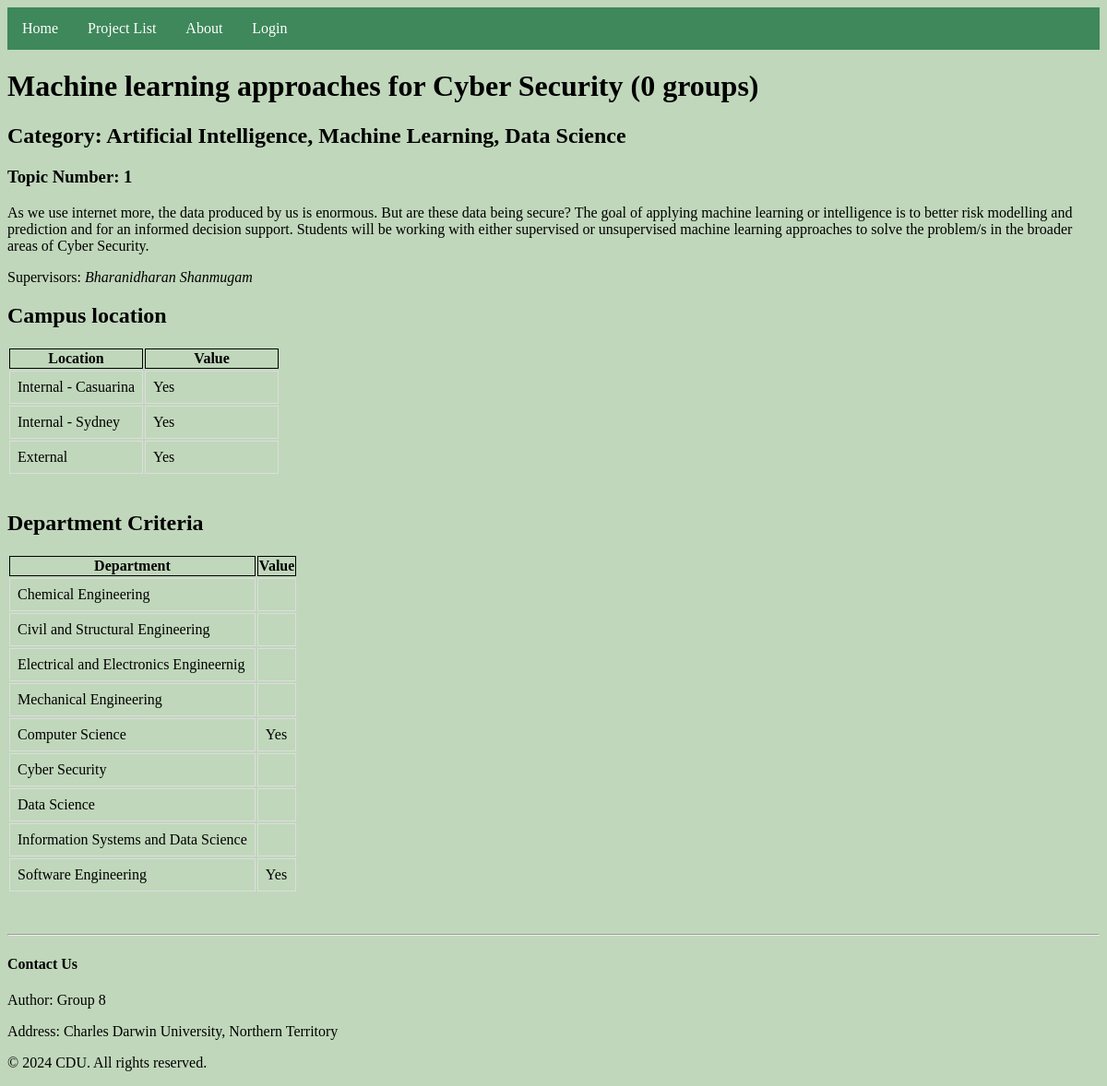
/projects/1, run on the app's committed database.
### g8_app/models.py (models this page shows, shortened)
class Project(models.Model):
    topic_number = models.IntegerField()
    title = models.CharField(max_length=200)
    description = models.TextField()
    bullet_points = models.TextField(blank=True)
    supervisors = models.ForeignKey(Supervisor, on_delete=models.CASCADE, related_name='projects', null=True, blank=True)
    category = models.ManyToManyField(Category, blank=True)
    locations = models.ManyToManyField(Location, blank=True)
    departments = models.ManyToManyField(Department, blank=True)
    group_count = models.PositiveIntegerField(default=0)

class Category(models.Model):
    name = models.CharField(max_length=100)

class Supervisor(models.Model):
    user = models.OneToOneField(CustomUser, on_delete=models.CASCADE, related_name='supervisor_profile')
    name = models.CharField(max_length=100)
    def __str__(self):
        return self.name

class Location(models.Model):
    name = models.CharField(max_length=100)

class Department(models.Model):
    name = models.CharField(max_length=100)

### g8_app/views.py (the view)
# urls.py: path('projects/<int:id>', views.projDetails, name='projDetails'),
def projDetails(request, id):
    project = get_object_or_404(Project, topic_number=id)
    locations = Location.objects.all()
    departments = Department.objects.all()
    bullet_points = [point for point in project.bullet_points.split('\n') if point.strip()]
    context = {
        'project': project,
        'loc': locations,
        'dep': departments,
        'bullet_points': bullet_points,
    }
    return render(request, 'g8_app/projDetails.html', context)

### g8_app/templates/g8_app/projDetails.html (shortened to what this page needs)
{% extends 'g8_app/base.html' %}
{% load static %}
{% block cssFile %}
    <link href="{% static './projDetails.css' %}" rel="stylesheet">
    <link href="{% static './projList.css' %}" rel="stylesheet">
{% endblock cssFile %}
{% block webpage %}
    {% if project %}
        <h1>{{ project.title }} ({{ project.group_count }} group{{ project.group_count|pluralize}})</h1>
        <h2>Category:
        {% for cat in project.category.all %}
            {{ cat.name }}{% if not forloop.last %}, {% endif %}
        {% endfor %}
        </h2>
        <h3>Topic Number: {{ project.topic_number }}</h3>
        <p>{{ project.description }}</p>
        <p>Supervisors:
            <em>{{ project.supervisors }}</em>
        </p>
        <h2>Campus location </h2>
        <section class="location">
            <table>
                <tr>
                    <th>Location</th>
                    <th>Value</th>
                </tr>
                {% for l in loc %}
                    <tr>
                        <td>{{ l.name }}</td>
                        <td>
                            {% if l in project.locations.all %}
                                Yes
                            {% endif %}
                        </td>
                    </tr>
                {% endfor %}
            </table>
        </section>
        <br>
        <h2>Department Criteria</h2>
        <section class="criteria">
            <table>
                <tr>
                    <th>Department</th>
                    <th>Value</th>
                </tr>
                {% for d in dep %}
                    <tr>
                        <td>{{ d.name }}</td>
                        <td>
                            {% if d in project.departments.all %}
                                Yes
                            {% endif %}
                        </td>
                    </tr>
                {% endfor %}
            </table>
        </section>
    {% endif %}
{% endblock webpage %}

### g8_app/static/styles.css (style rules this page uses)
body { background-color: #C0D7BB; }

### g8_app/static/projDetails.css (style rules this page uses)
.location { width:100%; margin-top:20px; }
.criteria { width:100%; margin-top: 20px; }
.location, .criteria { border-collapse: collapse; }
.location th, .location td, .criteria th, .criteria td { border: 1px solid black; }
.location th { width: 50%; }
.location td, .criteria td { padding: 8px; border: 1px solid #ddd; }

### data on the page
Project: title "Machine learning approaches for Cyber Security", group_count "0", topic_number "1", description "As we use internet more, the data produced by us is enormous. But are these data being secure? The goal of applying machine learning or intelligence is to better risk modelling and prediction and for an informed decision support. Students will be working with either supervised or unsupervised machine learning approaches to solve the problem/s in the broader areas of Cyber Security.", supervisors "Bharanidharan Shanmugam"
Category: name "Artificial Intelligence"
Category: name "Machine Learning"
Category: name "Data Science"
Location: name "Internal - Casuarina", shows "Yes"
Location: name "Internal - Sydney", shows "Yes"
Location: name "External", shows "Yes"
Department: name "Chemical Engineering"
Department: name "Civil and Structural Engineering"
Department: name "Electrical and Electronics Engineernig"
Department: name "Mechanical Engineering"
Department: name "Computer Science", shows "Yes"
Department: name "Cyber Security"
Department: name "Data Science"
Department: name "Information Systems and Data Science"
Department: name "Software Engineering", shows "Yes"
